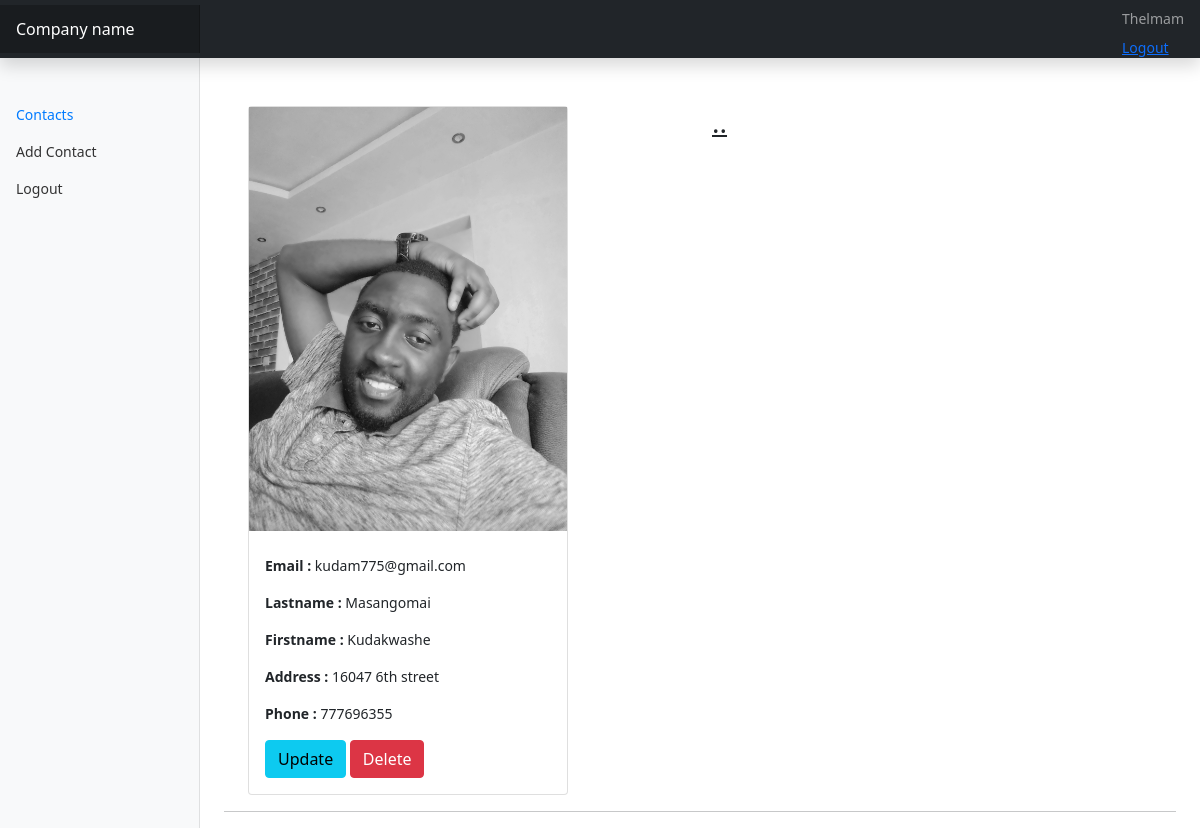
The app's page /view_contact/1/ (signed in) with its own data.
### main/models.py (models this page shows, shortened)
class contacts(models.Model):
    userid = models.ForeignKey(User,on_delete=models.CASCADE)
    contact_name = models.CharField(max_length=100, blank=True, null=True)
    contact_lastname = models.CharField(max_length=100)
    contact_job = models.CharField(max_length=100,default='')
    contact_email = models.EmailField(max_length=100)
    contact_phone = models.PositiveIntegerField(unique= True)
    contact_address = models.CharField(max_length=100)
    contact_image = models.ImageField(default='default.jpg' ,upload_to ='profile_pics')
    class Meta:
        ordering =['contact_name']
    '''def clean(self):

        if self.contact_address != 'Sunningdale':
            raise ValidationError('we only want sunngindale people')
        return self.clean_data'''

### main/views.py (the view, shortened to what this page needs)
# urls.py: path('view_contact/<int:pk>/',ViewContactView.as_view(),name='view-contact'),
class ViewContactView(LoginRequiredMixin,DetailView):
    model = contacts
    template_name = 'main/view-contact.html'

### main/templates/main/view-contact.html (shortened to what this page needs)
{% extends "main/base/base.html" %}
{% load crispy_forms_tags %}
{% block content %}
 <div class="d-flex justify-content-between flex-wrap flex-md-nowrap align-items-center pt-3 pb-2 mb-3">
      </div>
   <div class="container">
  <div class="row">
    <div class="col">
<div class="card" style="width: 20rem;">
<img src="{{object.contact_image.url}}"  />
  <div class="card-body">
    <p class="card-text"><b>Email :</b> {{ object.contact_email }} </p>
 <p class="card-text"><b>Lastname :</b> {{ object.contact_lastname }} </p>
  <p class="card-text"><b>Firstname :</b> {{object.contact_name}} </p>
  <p class="card-text"><b>Address :</b> {{object.contact_address}} </p>
  <p class="card-text"><b>Phone :</b> {{object.contact_phone}} </p>
 <a href="{% url 'edit-contact' object.id %}" class="btn btn-info">Update</a>
    <a href="{% url 'delete-contact' object.id %}" class="btn btn-danger">Delete</a>
  </div>
</div>
  </div>
   <div class="col">
        <h3><u>..</u></h3>
    </div>
     </div>
</div>
<hr/>
{% endblock %}

### main/templates/main/base/base.html (shortened to what this page needs)
{% load static %}
<html>
<head>
<link rel="stylesheet" type="text/css" href="{% static 'main/css/bootstrap.css' %}">
<link rel="stylesheet" type="text/css" href="{% static 'main/css/bootstrap.min.css' %}">
<link rel="stylesheet" type="text/css" href="{% static 'main/css/header.css' %}">
<link rel="stylesheet" type="text/css" href="{% static 'main/css/icons.css' %}">
<link rel="stylesheet" type="text/css" href="{% static 'main/css/contacts.css' %}">
</head>
<body>
<nav class="navbar navbar-dark sticky-top bg-dark flex-md-nowrap p-0 shadow">
  <a class="navbar-brand col-md-3 col-lg-2 mr-0 px-3" href="#">Company name</a>
  <ul class="navbar-nav px-3">
  	 <li class="nav-item text-nowrap">
      {% if user.is_authenticated %}
      <a class="nav-link" href="#">{{user.username|capfirst }}</a>
    </li>
    <li class="nav-item text-nowrap">
      <a href="{% url 'logout' %}">Logout</a>
    </li>
  </ul>
     {% endif %}
</nav>
<div class="container-fluid">
  <div class="row">
    <nav id="sidebarMenu" class="col-md-3 col-lg-2 d-md-block bg-light sidebar collapse">
      <div class="sidebar-sticky pt-5">
        <ul class="nav flex-column">
          <li class="nav-item">
            <a class="nav-link active" href="{% url 'contacts' %}">
              Contacts
            </a>
          </li>
          <li class="nav-item">
             <a class="nav-link" href="{% url 'add-contacts' %}">
             Add Contact
            </a>
          </li>
          <li class="nav-item">
            <a class="nav-link" href="{% url 'logout' %}">
              Logout
            </a>
          </li>
        </ul>
      </div>
    </nav>
    <main role="main" class="col-md-9 ms-sm-auto col-lg-10 px-md-4">
      {% block content %}
      {% endblock content %}
    </main>
  </div>
</div>
</body>
</html>

### main/static/main/css/header.css (style rules this page uses)
body { font-size: .875rem; }
.sidebar { position: fixed; top: 0; bottom: 0; left: 0; z-index: 100; padding: 48px 0 0; box-shadow: inset -1px 0 0 rgba(0, 0, 0, .1); }
.sidebar-sticky { position: relative; top: 0; height: calc(100vh - 48px); padding-top: .5rem; overflow-x: hidden; overflow-y: auto; }
.sidebar .nav-link { font-weight: 500; color: #333; }
.sidebar .nav-link.active { color: #007bff; }
.navbar-brand { padding-top: .75rem; padding-bottom: .75rem; font-size: 1rem; background-color: rgba(0, 0, 0, .25); box-shadow: inset -1px 0 0 rgba(0, 0, 0, .25); }

### records on screen
contacts: contact_image (picture), contact_email "kudam775@gmail.com", contact_lastname "Masangomai", contact_name "Kudakwashe", contact_address "16047 6th street", contact_phone "777696355"

### other values on screen
{{ user.username|capfirst }} "Thelmam"
